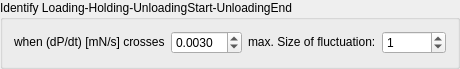
           <widget class="QGroupBox" name="groupBox_2">
            <property name="sizePolicy">
             <sizepolicy hsizetype="Maximum" vsizetype="Maximum">
              <horstretch>0</horstretch>
              <verstretch>0</verstretch>
             </sizepolicy>
            </property>
            <property name="minimumSize">
             <size>
              <width>460</width>
              <height>0</height>
             </size>
            </property>
            <property name="maximumSize">
             <size>
              <width>460</width>
              <height>69</height>
             </size>
            </property>
            <property name="title">
             <string>Identify Loading-Holding-UnloadingStart-UnloadingEnd</string>
            </property>
            <layout class="QGridLayout" name="gridLayout_9">
             <item row="1" column="6">
              <widget class="QSpinBox" name="spinBox_max_size_fluctuation_tabTAF">
               <property name="sizePolicy">
                <sizepolicy hsizetype="Minimum" vsizetype="Maximum">
                 <horstretch>0</horstretch>
                 <verstretch>0</verstretch>
                </sizepolicy>
               </property>
               <property name="value">
                <number>1</number>
               </property>
              </widget>
             </item>
             <item row="1" column="5">
              <widget class="QLabel" name="label_9">
               <property name="sizePolicy">
                <sizepolicy hsizetype="Maximum" vsizetype="Maximum">
                 <horstretch>0</horstretch>
                 <verstretch>0</verstretch>
                </sizepolicy>
               </property>
               <property name="text">
                <string>max. Size of fluctuation:</string>
               </property>
              </widget>
             </item>
             <item row="1" column="1">
              <widget class="QLabel" name="label_8">
               <property name="sizePolicy">
                <sizepolicy hsizetype="Maximum" vsizetype="Maximum">
                 <horstretch>0</horstretch>
                 <verstretch>0</verstretch>
                </sizepolicy>
               </property>
               <property name="text">
                <string>when (dP/dt) [mN/s] crosses</string>
               </property>
              </widget>
             </item>
             <item row="1" column="4">
              <widget class="QDoubleSpinBox" name="doubleSpinBox_relForceRateNoise_tabTAF">
               <property name="sizePolicy">
                <sizepolicy hsizetype="Minimum" vsizetype="Maximum">
                 <horstretch>0</horstretch>
                 <verstretch>0</verstretch>
                </sizepolicy>
               </property>
               <property name="decimals">
                <number>4</number>
               </property>
               <property name="singleStep">
                <double>0.000100000000000</double>
               </property>
               <property name="value">
                <double>0.003000000000000</double>
               </property>
              </widget>
             </item>
            </layout>
           </widget>
